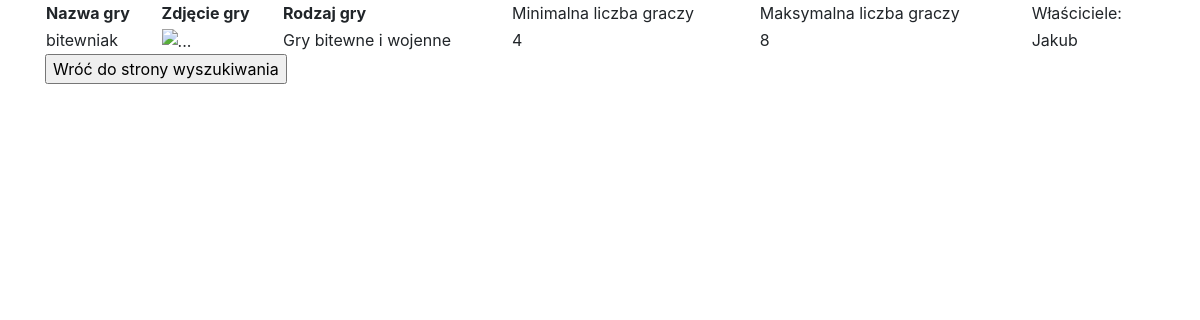
Screenshot of /a/3/ with the database file from the repository.
### main/models.py (models this page shows, shortened)
class Game(models.Model):
    name = models.CharField(verbose_name="Nazwa gry", max_length=128, blank=True)
    image = models.ImageField(verbose_name="Zdjęcie gry", null=True, blank=True, upload_to="game_images")
    min_player = models.PositiveSmallIntegerField(verbose_name="Minimalna liczba graczy", blank=True, null=True)
    max_player = models.PositiveSmallIntegerField(verbose_name="Maksymalna liczb graczy", blank=True, null=True)
    game_type = models.CharField(
        verbose_name="Jaki to typ gry",
        max_length=30,
        choices=game_type_like_choices,
        default='',
        blank=True,
    )
    owner = models.ManyToManyField(Person)

class Person(models.Model):
    name = models.CharField(verbose_name="Imie i nazwisko", max_length=128)
    game_type_like = models.CharField(
        verbose_name="Jaki typ gry lubi ta osoba najbardziej",
        max_length=30,
        choices=game_type_like_choices,
        default='wybierz',
    )
    def __str__(self):
        return self.name

### main/views.py (the view)
# urls.py: path('<int:pk>/', GameDetailView.as_view(), name='game-detail'), # jezeli zmienie "game-detail" to wtedy absolute url nie generuje sie do linku
class GameDetailView(DetailView):
    model = Game

### templates/main/game_detail.html (shortened to what this page needs)
<!doctype html>
<html lang="en">
<head>
        <link rel="stylesheet" href="https://stackpath.bootstrapcdn.com/bootstrap/4.4.1/css/bootstrap.min.css">
</head>
<body>
<div class="container">
<table style="width:100%" >
  <tr>
    <th>Nazwa gry</th>
    <th>Zdjęcie gry</th>
    <th>Rodzaj gry</th>
    <td>Minimalna liczba graczy</td>
    <td>Maksymalna liczba graczy</td>
    <td>Właściciele: </td>
  </tr>
  <tr>
    <td>{{ game.name }}</td>
    <td><img src="{{ game.image }}" alt="..."></td>
    <td>{{ game.game_type }}</td>
    <td>{{ game.min_player }}</td>
    <td>{{ game.max_player }}</td>
    <td>{% for owner in game.owner.all  %}{{ owner }}{% if not forloop.last %}, {% endif %} {% endfor %}</td>
  </tr>
</table>
    <input type="button" value="Wróć do strony wyszukiwania" onclick="window.location.href = 'http://127.0.0.1:8000/a/'">
</div>
</body>
</html>

### rows the page displays
Game: name "bitewniak", game_type "Gry bitewne i wojenne", min_player "4", max_player "8"
Person: name "Jakub"
